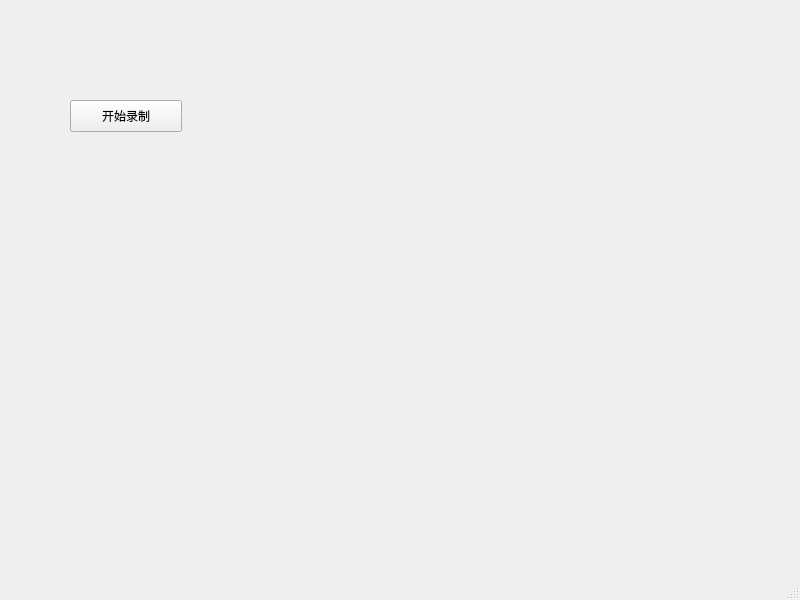
<?xml version="1.0" encoding="UTF-8"?>
<ui version="4.0">
 <class>MainWindow</class>
 <widget class="QMainWindow" name="MainWindow">
  <property name="geometry">
   <rect>
    <x>0</x>
    <y>0</y>
    <width>800</width>
    <height>600</height>
   </rect>
  </property>
  <property name="windowTitle">
   <string>MainWindow</string>
  </property>
  <widget class="QWidget" name="centralwidget">
   <widget class="QPushButton" name="audioButton">
    <property name="geometry">
     <rect>
      <x>70</x>
      <y>100</y>
      <width>112</width>
      <height>32</height>
     </rect>
    </property>
    <property name="text">
     <string>开始录制</string>
    </property>
   </widget>
  </widget>
  <widget class="QMenuBar" name="menubar">
   <property name="geometry">
    <rect>
     <x>0</x>
     <y>0</y>
     <width>800</width>
     <height>22</height>
    </rect>
   </property>
  </widget>
  <widget class="QStatusBar" name="statusbar"/>
 </widget>
 <resources/>
 <connections/>
</ui>
